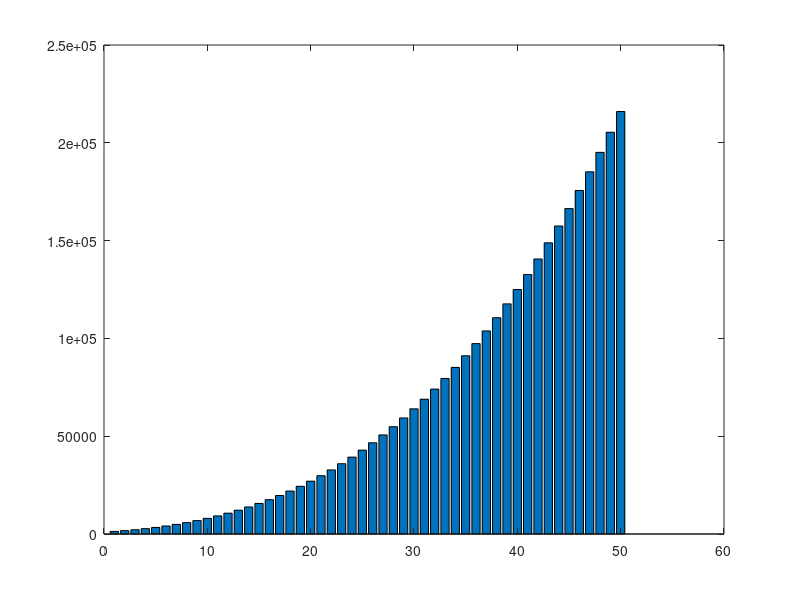

Write MATLAB code to recreate this figure. (Note: this script raises an error after producing the figure.)
x = 1:50;
y = x.^3;
plot(x,y,'.-b'); % plotting the first equation
hold on; % holding the figure to wait.

y = (x+10).^3; % deriving the y for the second equation
plot(x,y,'.-r'); % plotting the first equation
hold off; % do not wait any more

grid on;

bar(x, y)

A = floor(rand(5,5)*10);
B = ones(5,5)*9;
C = A + B;
[row, col] = size(C);
I = eye(row, col);
D = C.*I;
disp(D)

img = imread('cameraman.png');

[row, col] = size(img);

output_img = uint8(zeros(row, col));

% For this program, let's assume we would like to change every contrast level between 101-150
% to 255, and keep the rest identical to input image. 
% you can try experimenting with different range and values.

for i = 1:row
    for j = 1:col
        % condition to check if the intensity level falls within the range
        if img(i, j) >= 101 && img(i, j) <= 150
            output_img(i, j) = 255;
        else
            output_img(i, j) = img(i, j);
        end
    end
end

figure;
subplot(1, 2, 1);
imshow(img);
title('Original Image');

subplot(1, 2, 2);
imshow(output_img);
title('Intensity Level Slicing Output');


img = imread('cameraman.png');

[row, col] = size(img);

% Histogram is just frequency count of intensity level displayed in a bar chart
% Our image has intensity ranging from 0-255, meaning we have to count frequency of 256 values.
% Experiment with different gray scale image and see the result.

freq = uint8(zeros(1, 256));

for i = 1:row
    for j = 1:col
        temp = img(i, j) + 1; % +1 because intensity level starts at 0, but we will store it in a 1 indexing based matrix
        freq(1, temp) = freq(1, temp) + 1;
    end
end

figure;
subplot(1, 2, 1);
imshow(img);
title('Original Image');

subplot(1, 2, 2);
bar(freq);
title('Histogram');

img = imread('cameraman.png');

[row, col] = size(img);

neg_img = uint8(zeros(row, col)); % zeros returns double matrix, we are working with uint8 image
idt_img = uint8(zeros(row, col));

L = 256; % The image has intensity ranging from 0-255, so intensity level is 256

for i = 1:row
    for j = 1:col
        % Negative transformation
        % S = L - 1 - R
        neg_img(i, j) = L - 1 - img(i, j);
        
        % Identity transformation
        % S = R, makes an exact copy of input image
        idt_img(i, j) = img(i, j);
    end
end

figure;
subplot(1, 3, 1);
imshow(img);
title('Original Image');

subplot(1, 3, 2);
imshow(neg_img);
title('Negative');

subplot(1, 3, 3);
imshow(idt_img);
title('Identity');


img = imread('cameraman.png');
img = im2double(img); % convert the uint8 image to double

[row, col] = size(img);

logarithmic_img = zeros(row, col);
inv_logarithmic_img = zeros(row, col);
pow_law_img = zeros(row, col);

c = 1; % try to experiment with different values
gamma = 0.05; % try to experiment with different values

for i = 1:row
    for j = 1:col
        % logarithmic transformation
        % S = C * log (1 + R) 
        logarithmic_img(i, j) = c * log (1 + img(i, j));
        
        % inverse logarithmic transformation
        % as the name implies, totally inverse of logarithmic transformation
        inv_logarithmic_img(i, j) = exp(img(i, j) / c) - 1;
        
        % power law transformation
        % S = C * R ^ gamma
        pow_law_img(i, j) = c * (img(i, j) ^ gamma);
    end
end

figure;
subplot(2, 2, 1);
imshow(img);
title('Original Image');

subplot(2, 2, 2);
imshow(logarithmic_img);
title('Logarithmic Transformation');

subplot(2, 2, 3);
imshow(inv_logarithmic_img);
title('Inverse Logarithmic Transformation');

subplot(2, 2, 4);
imshow(pow_law_img);
title('Power Law Transformation');


img = imread('cameraman.png');

[row, col] = size(img);

output_img = uint8(zeros(row, col));

% Thresholding can be used to change the intensity level of image
% Input image has intensity level from 0-255, total 256 levels.
% For this program, let's assume we want to change the intensity level to only 2 values. So we take only 0 and 255.

% What we can do is, assume a threshold. For example, In this program, we will change every value less than 128, to 0 
% And every value equal or higher than 128, to 255.
% Keep in mind, lowering intensity level will cause loss of information in output image.

% You can experiment with different threshold and Intensity level in output image

for i = 1:row
    for j = 1:col
        % condition to check if the intensity level is above or equals to 128
        if img(i, j) >= 128
            output_img(i, j) = 255;
        else
            output_img(i, j) = 0;
        end
    end
end

figure;
subplot(1, 2, 1);
imshow(img);
title('Original Image');

subplot(1, 2, 2);
imshow(output_img);
title('Thresholded Image');

% Resize the image
I = imread("circuit.tif");

figure,
subplot(221),imshow(I);

ScaleFactor = 1.25;

J = imresize(I, ScaleFactor);

subplot(222),imshow(J);

K = imresize(I,[100 150]);

subplot(223),imshow(K);

L = imresize(I,ScaleFactor,"nearest");

subplot(224),imshow(L);


% Shrinking the image to 1/2
I = imread('cameraman.tif');
K= imfinfo('cameraman.tif');
if(K.BitDepth ==24)
I=rgb2gray(I);
end
[r,c] = size(I);
I2(1:r/2, 1:c/2) = I(1:2:r, 1:2:c);
figure,
subplot(121),imshow(I);
subplot(122),imshow(I2);

test = uint8([1 2 3]);

% This code will right shift all the elements of test matrix by 1 bit.
% First parameter of this function takes a matrix (test in this example)
% Second parameter of this function takes how many bit do we want to shift right (1 in this example).
a = bitsra(test, 1);

% This code will left shift all the elements of test matrix by 1 bit.
% First parameter of this function takes a matrix (test in this example)
% Second parameter of this function takes how many bit do we want to shift left (1 in this example).
b = bitsll(test, k);

% You can also perform bitwise operation in matlab.
% this will perform bitwise and operation will all the elements of test matrix with 1.
% First parameter of this function takes a matrix (test in this example)
% Second parameter of this function takes with what we want to perfrom bitwise-and with (1 in this example)
c = bitand(test, 1); 

% Similarly we can perform bitwise-or bitwise-xor and so on
d = bitor(test, 4);
e = bitxor(test, 2);

% imtool shows and image like imshow
% But it shows the pixel position and it's value when you hover your mouse in any pixel of the image.
I = imread('cameraman.png');
imtool(I);


img = imread('cameraman.png');

[row, col, dim] = size(img);

% We will 2x zoom the image. So the rows and columns will increase by 2x.
zoomed_row = round(row * 2);
zoomed_col = round(col * 2);

% My input image is uint8 based (ie. intensity levels are 0-255), so type-casting output from zeros into uint8
zoomed_img = uint8(zeros(row, col, dim));

for i = 1:zoomed_row
    for j = 1:zoomed_col

        % i and j are used to iterate the output image. For each pixel (combination of i, j) we need to find the nearest neighbor in the input image.
        % For that we simply divide position of the pixel (i, j) by 2 (here, 2 is our zoom factor) and round it to nearest full number.
        nn_i = round(i / 2); 
        nn_j = round(j / 2);
        
        % We have to make sure that the index starts from 1 and not 0.
        nn_i = max(nn_i, 1);
        nn_j = max(nn_j, 1);

        % We have to make sure that the index doesn't go out of bound in input image
        nn_i = min(nn_i, row);
        nn_j = min(nn_j, col);
        
        % Copy the desired pixel from input image to output image
        zoomed_img(i, j, :) = img(nn_i, nn_j, :);
    end
end

figure;
imshow(img);
title('Original Image');

figure;
imshow(zoomed_img);
title('2x Zoomed Image');


image=imread('pout. tif');
figure;
imshow(image);
image_double=image
double (image);
[r c]= size(image_double);
cc=input('Enter the value for c=>'); ep=input('Enter the value for gamma=>'); for i=l:r
for j=l:c
imout(i ,j)=CC*power(image_double(i ,j) ,ep);
end
end
figure ,imshow(imout);